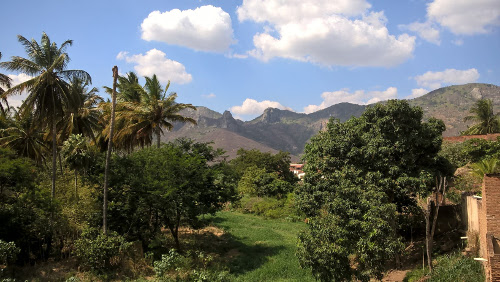
//> input picture images/itapaje.jpg, 500 x 282 px
$ ./pontilhismoCanny ../images/itapaje.jpg   (built with g++ and OpenCV 4)
//> lines starting //> are read from the running program, lines starting //| are printed output that depends on the picture; after the words box and inside, x2 and y2 are one past the last pixel; in counts of white or black regions, pixels touching at a corner belong together
#include <iostream>
#include <opencv2/opencv.hpp>
#include <fstream>
#include <iomanip>
#include <vector>
#include <algorithm>
#include <numeric>
#include <ctime>
#include <cstdlib>

using namespace std;
using namespace cv;
// passo usado para varrer
// a imagem de referência
#define STEP 2

#define JITTER 2
#define RAIO 3

int main(int argc, char** argv){
    vector<int> yrange;
    vector<int> xrange;

    Mat image, frame, points, border, imageCanny, borrada;
    Vec3b gray;
    int width, height;
    int x, y;

    image= imread("../images/itapaje.jpg",CV_LOAD_IMAGE_COLOR);
//> image is the input picture: 282 rows x 500 cols, CV_8UC3; mean B, G, R 101.6, 107.7, 104.1

    srand(time(0));

    if(!image.data){
        cout << "nao abriu" << argv[1] << endl;
        cout << argv[0] << " imagem.jpg";
        exit(0);
    }
    width=image.size().width;
//> width = 500
    height=image.size().height;
//> height = 282

    xrange.resize(height/STEP);
//> xrange = 141 values from 0 to 0
    yrange.resize(width/STEP);
//> yrange = 250 values from 0 to 0

    iota(xrange.begin(), xrange.end(), 0);
//> xrange = 141 values from 0 to 140
    iota(yrange.begin(), yrange.end(), 0);
//> yrange = 250 values from 0 to 249

    for(uint i=0; i<xrange.size(); i++){
        xrange[i]= xrange[i]*STEP+STEP/2;
    }
//> after the loop, xrange = 141 values from 1 to 281

    for(uint i=0; i<yrange.size(); i++){
        yrange[i]= yrange[i]*STEP+STEP/2;
    }

    points = Mat(height, width, CV_8UC3, Scalar(255,255,255));
    //embaralha os elementos de xrange
    random_shuffle(xrange.begin(), xrange.end());

    for(auto i : xrange){
        //embaralha os elementos de yrange
        random_shuffle(yrange.begin(), yrange.end());
        for(auto j : yrange){
            // centro do circulo a
            // ser desenhado
            x = i+rand()%(2*JITTER)-JITTER+1;
            y = j+rand()%(2*JITTER)-JITTER+1;
            gray = image.at<Vec3b>(x,y);
            // traça um circulo
            circle(points,
                   cv::Point(y,x),
                   RAIO,
                   CV_RGB(gray[2],gray[1],gray[0]),
                   -1,
                   CV_AA);
        }
    }
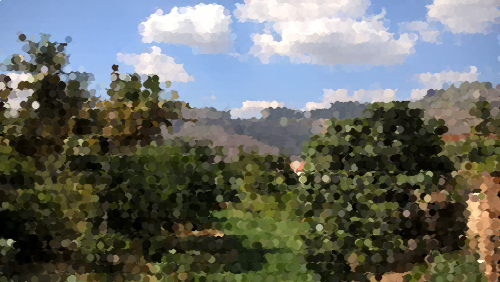
//> points: 282 rows x 500 cols, CV_8UC3; mean B, G, R 101.3, 107.4, 103.7
    imwrite("semCanny.jpg", points);

    // convertendo a imagem para tons de cinza
    cvtColor(image, imageCanny, CV_BGR2GRAY);
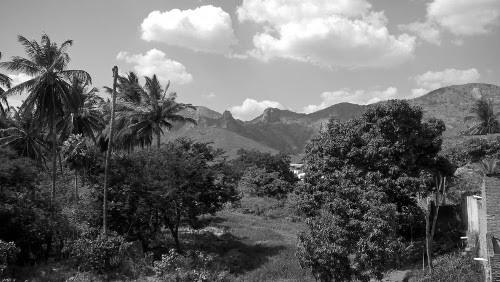
//> imageCanny: 282 rows x 500 cols, CV_8UC1; min 0, max 255, mean 105.9
    // borrando
    GaussianBlur(imageCanny, borrada, Size(3,3), 25, 25);
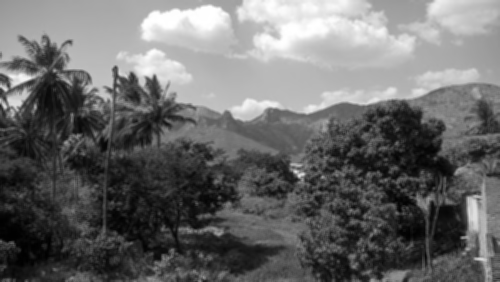
//> borrada: 282 rows x 500 cols, CV_8UC1; min 0, max 255, mean 105.9
    // gerando a imagem canny
    Canny(borrada, border, 50, 3*50);
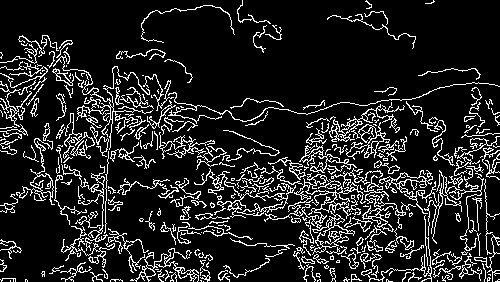
//> border: 282 rows x 500 cols, CV_8UC1; 13.6% white in thin lines or dots
    imwrite("imageCanny.jpg", border);

    // percorrer toda a imagem e verificar
    // os pontos de borda
    for(int i=0; i<height; i++){
        for(int j=0; j<width; j++){
            gray = image.at<Vec3b>(i,j);
            if(border.at<uchar>(i,j)==255){
                circle(points,
                       cv::Point(j,i),
                       1,//raio 1 nas bordas
                       CV_RGB(gray[2],gray[1],gray[0]),
                       -1,
                       CV_AA);
            }
        }
    }
//> this loop made 282 passes
//> gray on passes 1 to 3: [185, 173, 173], [182, 170, 170], [180, 168, 168]
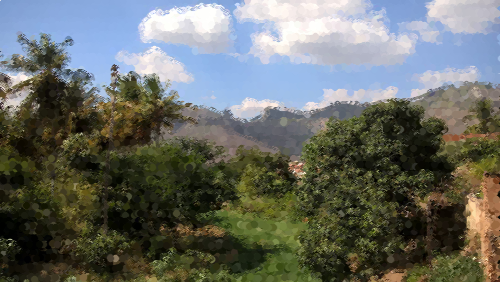
//> points: 282 rows x 500 cols, CV_8UC3; mean B, G, R 101.1, 107.5, 103.9
//> after the loop, gray = [31, 47, 84]
    imwrite("comCanny.jpg", points);

    return 0;
}

$ run again, with images/blend2.jpg copied over images/itapaje.jpg
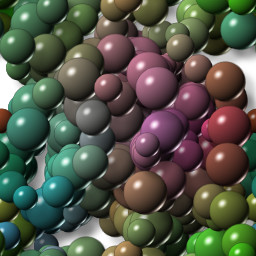
//> input picture images/blend2.jpg, 256 x 256 px
//> image is the input picture: 256 rows x 256 cols, CV_8UC3; mean B, G, R 71.6, 86.1, 82.2
//> `Canny(borrada, border, 50, 3*50);`:
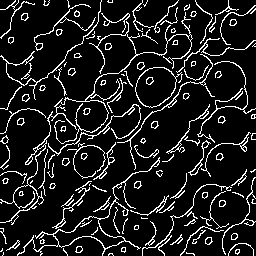
//> border: 256 rows x 256 cols, CV_8UC1; 11.8% white in thin lines or dots
//> the loop `for(int i=0; i<height; i++)` made 256 passes
//> gray on passes 1 to 3: [2, 26, 8], [0, 24, 6], [8, 33, 13]
//> after the loop `for(int i=0; i<height; i++)`:
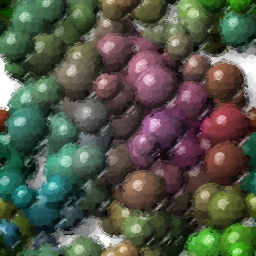
//> points: 256 rows x 256 cols, CV_8UC3; mean B, G, R 73.2, 87.5, 83.6
//> after the loop `for(int i=0; i<height; i++)`: gray = [0, 26, 8]
